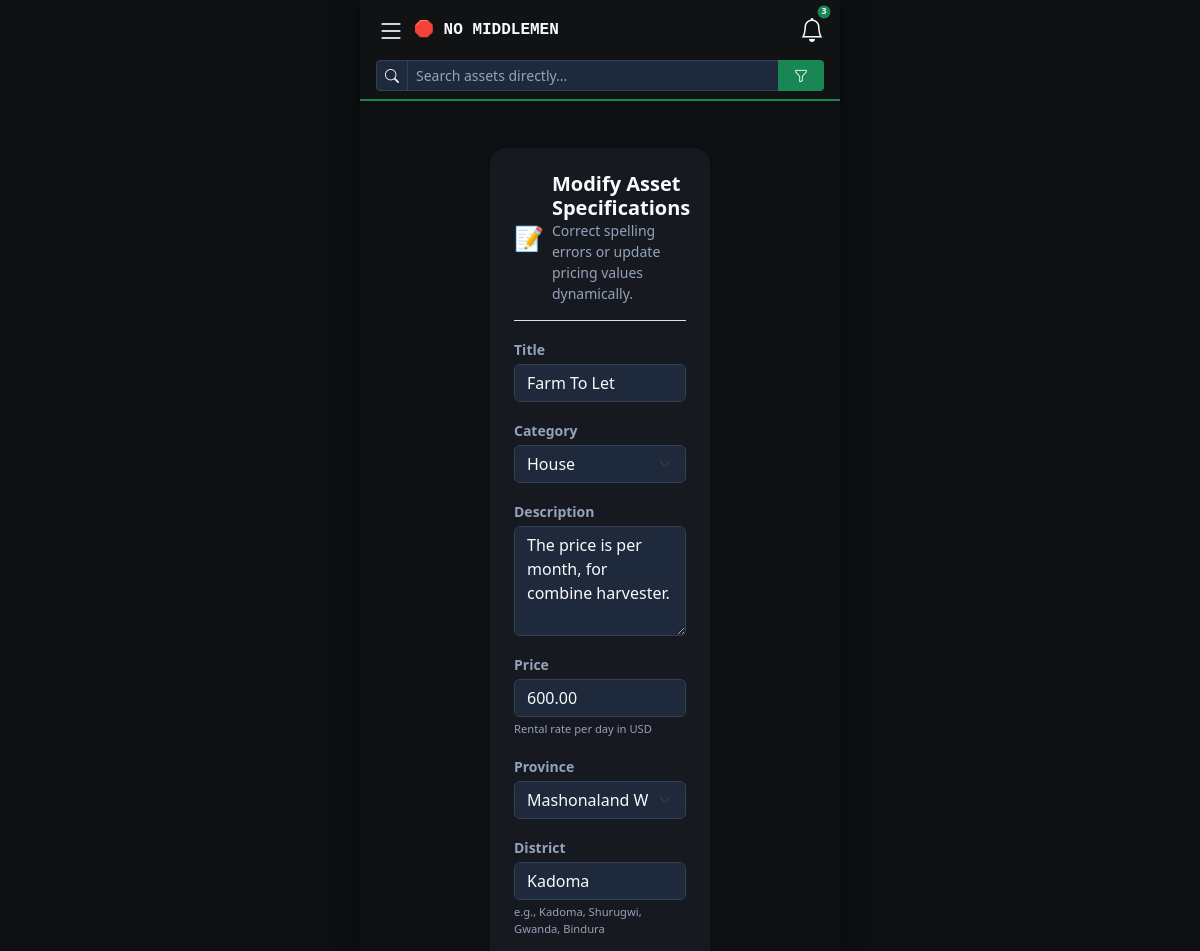
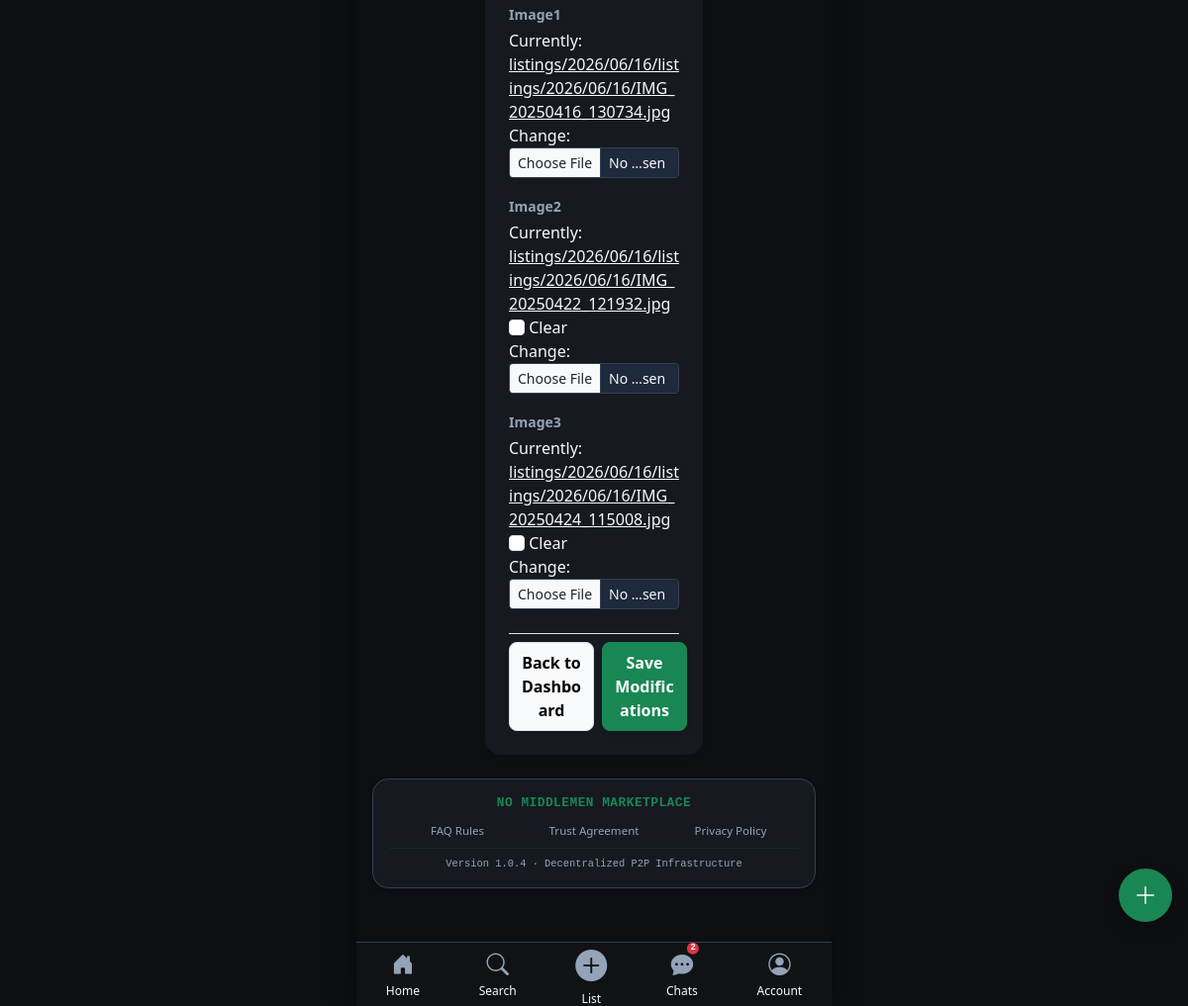
The page /asset/1/edit/ (signed in) on the database its author committed (2 pictures, top to bottom).
### listings/models.py (models this page shows, shortened)
class Listing(models.Model):
    CATEGORY_CHOICES = [
        ('Property', (
            ('house', 'House'),
            ('flat', 'Apartment / Flat'),
            ('room', 'Room'),
            ('cottage', 'Cottage'),
            ('office', 'Office Room'),
            ('shop_prop', 'Retail Shop Space'),
            ('warehouse', 'Warehouse'),
            ('conf_hall', 'Conference Hall'),
            ('event_venue', 'Event Venue'),
            ('ind_building', 'Industrial Building'),
            ('comm_stand', 'Commercial Stand'),
            ('res_stand', 'Residential Stand'),
            ('land_plot', 'Land / Agricultural Plot'),
            ('student_accom', 'Student Accommodation'),
        )),
        ('Vehicle', (
            ('car', 'Car'),
            ('truck', 'Truck'),
            ('bus', 'Bus'),
            ('minibus', 'Minibus'),
            ('motorcycle', 'Motorcycle'),
            ('bicycle', 'Bicycle'),
            ('tractor_veh', 'Tractor (Transport)'),
            ('tipper', 'Tipper Truck'),
            ('fuel_tanker', 'Fuel Tanker'),
            ('van', 'Van'),
            ('ambulance', 'Ambulance'),
            ('luxury_veh', 'Luxury Vehicle'),
            ('caravan', 'Caravan'),
            ('const_veh', 'Construction Vehicle'),
        )),
        ('Mining Equipment', (
            ('excavator', 'Excavator'),
            ('bulldozer', 'Bulldozer'),
            ('compressor', 'Air Compressor'),
            ('generator_min', 'Heavy Generator'),
            ('jack_hammer', 'Jack Hammer'),
            ('drill_rig', 'Drill Rig'),
            ('water_pump_min', 'High-Volume Water Pump'),
            ('crusher', 'Mill Crusher / Concentrator'),
            ('loader', 'Front Loader'),
            ('dump_truck', 'Mining Dump Truck'),
            ('conveyor', 'Conveyor System'),
            ('detector', 'Metal Detector'),
            ('safety_gear', 'Mining Safety Equipment'),
            ('survey_equip', 'Surveying Equipment'),
        )),
        ('Farming Equipment', (
            ('tractor_farm', 'Farm Tractor'),
            ('plough', 'Plough'),
            ('harrow', 'Disc Harrow'),
            ('planter', 'Planter / Seed Drill'),
            ('boom_sprayer', 'Boom Sprayer'),
            ('irrigation', 'Irrigation System Layout'),
            ('water_pump_farm', 'Farm Water Pump'),
            ('cultivator', 'Cultivator'),
            ('harvester', 'Harvester Machine'),
            ('baler', 'Hay Baler'),
            ('feed_mixer', 'Feed Mixer'),
            ('livestock_trail', 'Livestock Trailer'),
            ('poultry_equip', 'Poultry Equipment'),
            ('greenhouse', 'Greenhouse Structure'),
        )),
        ('Commerce & Business', (
            ('pos_machine', 'Point of Sale (POS) Machine'),
            ('cash_register', 'Cash Register'),
            ('comm_fridge', 'Commercial Refrigerator'),
            ('display_shelf', 'Display Shelves'),
            ('office_furn', 'Office Furniture'),
            ('comm_computer', 'Business Computer Set'),
            ('comm_printer', 'Enterprise Printer/Copier'),
            ('projector_biz', 'Business Projector'),
            ('internet_equip', 'Network Routers / Starlink'),
        )),
        ('Fishing', (
            ('fish_boat', 'Fishing Boat'),
            ('canoe', 'Canoe'),
            ('fish_net', 'Fishing Net'),
            ('fish_rod', 'Fishing Rod / Gear'),
            ('fish_trap', 'Fish Trap'),
            ('outboard_engine', 'Outboard Engine'),
            ('fish_tank', 'Fish Tank'),
            ('ice_box', 'Commercial Ice Box'),
            ('feed_equip', 'Fish Feed Equipment'),
            ('life_jacket', 'Safety Jacket'),
        )),
        ('Tourism & Hospitality', (
            ('lodge_prop', 'Safari Lodge Room'),
            ('holiday_home', 'Holiday Home'),
            ('campsite', 'Campsite Plot'),
            ('safari_veh', 'Safari Open Vehicle'),
            ('tour_camping_gear', 'Camping / Tour Equipment'),
        )),
        ('General Equipment', (
            ('welding_machine', 'Welding Machine'),
            ('concrete_mixer', 'Concrete Mixer'),
            ('ladder', 'Industrial Ladder'),
            ('power_tools', 'Power Tools (Drills, Saws)'),
            ('solar_system', 'Solar Power System / Batteries'),
            ('cleaning_equip', 'Industrial Cleaning Equipment'),
        )),
        ('Information Technology', (
            ('laptop', 'Laptop Computer'),
            ('desktop', 'Desktop Computer Set'),
            ('server', 'Server Rack Unit'),
            ('starlink_kit', 'Starlink Terminal Kit'),
            ('cctv_system', 'CCTV Security System'),
            ('drone', 'Drone / Quadcopter'),
            ('smart_phone', 'Smart Phone / Tablet'),
        )),
        ('Events & Entertainment', (
            ('pa_system', 'Public Address (PA) System'),
            ('speakers', 'Audio Speakers'),
            ('microphones', 'Microphones / Wireless Gear'),
            ('dj_equipment', 'DJ Decks & Mixers'),
            ('stage_equip', 'Stage Rigging & Lighting'),
            ('event_furniture', 'Tents, Chairs & Tables'),
            ('led_screens', 'LED Display Screens'),
            ('camera_gear', 'Video / Live Streaming Camera'),
        )),
        ('Other', (
            ('other_asset', 'Other (Unlisted Asset - Describe fully below)'),
        ))
    ]
    PROVINCE_CHOICES = [
        ('harare', 'Harare'),
        ('bulawayo', 'Bulawayo'),
        ('manicaland', 'Manicaland'),
        ('mash_central', 'Mashonaland Central'),
        ('mash_east', 'Mashonaland East'),
        ('mash_west', 'Mashonaland West'),
        ('masvingo', 'Masvingo'),
        ('mat_north', 'Matabeleland North'),
        ('mat_south', 'Matabeleland South'),
        ('midlands', 'Midlands'),
    ]
    TIER_CHOICES = [
        ('standard', 'Standard Listing'),
        ('featured', 'Featured Boost (Pinned To Top)'),
    ]
    owner = models.ForeignKey(
        settings.AUTH_USER_MODEL,
        on_delete=models.CASCADE,
        related_name='listings'
    )
    title = models.CharField(max_length=100)
    category = models.CharField(max_length=50, choices=CATEGORY_CHOICES, default='other_asset')
    description = models.TextField(max_length=1000)
    price = models.DecimalField(max_digits=10, decimal_places=2, help_text="Rental rate per day in USD")
    province = models.CharField(max_length=20, choices=PROVINCE_CHOICES)
    district = models.CharField(max_length=50, help_text="e.g., Kadoma, Shurugwi, Gwanda, Bindura")
    image1 = models.ImageField(upload_to='listings/%Y/%m/%d/')
    image2 = models.ImageField(upload_to='listings/%Y/%m/%d/', blank=True, null=True)
    image3 = models.ImageField(upload_to='listings/%Y/%m/%d/', blank=True, null=True)
    is_paid = models.BooleanField(default=False)
    is_active = models.BooleanField(default=False) # Only True after payment verification & admin approval
    market_tier = models.CharField(max_length=15, choices=TIER_CHOICES, default='standard')
    created_at = models.DateTimeField(auto_now_add=True)
    updated_at = models.DateTimeField(auto_now=True)
    class Meta:
        ordering = ['-market_tier', '-created_at'] # Automatically floats Featured posts to the top engine

### listings/views.py (the view)
# urls.py: path('asset/<int:listing_id>/edit/', views.edit_listing_view, name='edit_listing'),
@login_required
def edit_listing_view(request, listing_id):
    listing = get_object_or_404(Listing, id=listing_id, owner=request.user)
    if request.method == 'POST':
        form = ListingForm(request.POST, request.FILES, instance=listing)
        if form.is_valid():
            form.save()
            messages.success(request, f"'{listing.title}' has been successfully updated.")
            return redirect('dashboard:index')
    else:
        form = ListingForm(instance=listing)
    return render(request, 'listings/edit_listing.html', {'form': form, 'listing': listing})

### listings/templates/listings/edit_listing.html (shortened to what this page needs)
{% extends 'base.html' %}
{% block content %}
<div class="row justify-content-center mt-2">
    <div class="col-12 col-md-8 col-lg-6">
        <div class="card shadow-sm border-0 p-4 rounded-4 bg-white">
            <div class="d-flex align-items-center gap-2 mb-3 border-bottom pb-3">
                <span class="fs-4">📝</span>
                <div>
                    <h5 class="fw-bold mb-0">Modify Asset Specifications</h5>
                    <p class="text-muted small mb-0">Correct spelling errors or update pricing values dynamically.</p>
                </div>
            </div>
            <form method="POST" enctype="multipart/form-data" action="{% url 'listings:edit_listing' listing.id %}">
                {% for field in form %}
                    <div class="mb-3">
                        <label class="form-label small fw-bold text-secondary mb-1">{{ field.label }}</label>
                        <div class="input-group-container">
                            {{ field }}
                        </div>
                        {% if field.help_text %}
                            <div class="form-text text-muted small" style="font-size: 0.7rem;">{{ field.help_text }}</div>
                        {% endif %}
                    </div>
                {% endfor %}
                <div class="d-flex gap-2 mt-4 pt-2 border-top">
                    <a href="{% url 'dashboard:index' %}" class="btn btn-light border w-50 fw-bold py-2 rounded-3 text-decoration-none text-center">
                        Back to Dashboard
                    </a>
                    <button type="submit" class="btn btn-success w-50 fw-bold py-2 rounded-3 shadow-sm">
                        Save Modifications
                    </button>
                </div>
            </form>
        </div>
    </div>
</div>
{% endblock %}

### listings/templates/base.html (shortened to what this page needs)
<!DOCTYPE html>
<html lang="en" id="theme-root" data-theme="dark">
<head>
    <link href="https://cdn.jsdelivr.net/npm/bootstrap@5.3.3/dist/css/bootstrap.min.css" rel="stylesheet">
    <link rel="stylesheet" href="https://cdn.jsdelivr.net/npm/bootstrap-icons@1.11.3/font/bootstrap-icons.min.css">
</head>
<body>
    <div class="app-viewport-wrapper">
        <div class="mobile-top-bar px-3 py-2 shadow-sm">
            <div class="d-flex justify-content-between align-items-center">
                <div class="d-flex align-items-center gap-2">
                    <button class="btn btn-link top-bar-btn p-0 fs-3" data-bs-toggle="offcanvas" data-bs-target="#leftDrawerMenu" aria-label="Open Navigation Menu">
                        <i class="bi bi-list"></i>
                    </button>
                    <a href="{% url 'listings:list' %}?browse=true" class="fw-bold text-decoration-none font-monospace" style="color: var(--text-main) !important;">
                        🛑 NO <span style="color: #2ecc71;">MIDDLEMEN</span>
                    </a>
                </div>
                <a href="{% url 'dashboard:index' %}?tab=alerts" class="top-bar-btn position-relative" aria-label="View Alerts">
                    <i class="bi bi-bell fs-4"></i>
                    <span class="badge rounded-pill bg-success position-absolute top-0 start-100 translate-middle" style="font-size: 0.55rem; padding: 0.25em 0.45em;">3</span>
                </a>
            </div>
            <form method="GET" action="{% url 'listings:list' %}" class="mt-2 m-0">
                <div class="input-group input-group-sm">
                    <span class="input-group-text bg-secondary border-0 text-white-50"><i class="bi bi-search"></i></span>
                    <input type="text" name="q" value="{{ request.GET.q }}" class="form-control bg-secondary text-white" placeholder="Search assets directly...">
                    <button type="submit" class="btn btn-success px-3" style="background-color: #198754 !important; border: none;" aria-label="Submit Search Query"><i class="bi bi-funnel"></i></button>
                </div>
            </form>
        </div>
        <div class="container px-2">
            {% block content %}{% endblock %}
        </div>
        <div class="mt-4 mb-4 px-3">
            <div class="card border-0 shadow-sm rounded-4" style="background-color: var(--card-bg) !important; border: 1px solid var(--border-line) !important;">
                <div class="card-body text-center p-3">
                    <h6 class="fw-bold text-success mb-2 font-monospace" style="font-size: 0.8rem; letter-spacing: 0.5px;">NO MIDDLEMEN MARKETPLACE</h6>
                    <div class="row g-2 small text-center px-1">
                        <div class="col-4"><a href="#" class="text-decoration-none text-muted" style="font-size: 0.72rem;">FAQ Rules</a></div>
                        <div class="col-4"><a href="#" class="text-decoration-none text-muted" style="font-size: 0.72rem;">Trust Agreement</a></div>
                        <div class="col-4"><a href="#" class="text-decoration-none text-muted" style="font-size: 0.72rem;">Privacy Policy</a></div>
                    </div>
                    <hr class="my-2 border-secondary opacity-25" style="border-color: var(--border-line) !important;">
                    <small class="text-muted d-block font-monospace" style="font-size: 0.65rem;">Version 1.0.4 · Decentralized P2P Infrastructure</small>
                </div>
            </div>
        </div>
        <div class="dropup position-fixed" style="bottom: 85px; right: 16px; z-index: 1040;">
            <button class="btn btn-success rounded-circle shadow d-flex align-items-center justify-content-center" style="width: 54px; height: 54px; background-color: #198754 !important; border: none;" data-bs-toggle="dropdown" aria-haspopup="true" aria-expanded="false" aria-label="Actions Toggle Link">
                <i class="bi bi-plus-lg fs-4 text-white"></i>
            </button>
        </div>
        <div class="mobile-bottom-nav">
            <a href="{% url 'listings:list' %}?browse=true" class="bottom-nav-item {% if request.path == '/' and 'browse' in request.get_full_path %}active{% endif %}">
                <i class="bi bi-house-door-fill"></i><span>Home</span>
            </a>
            <a href="{% url 'listings:list' %}?browse=true" class="bottom-nav-item {% if 'browse' in request.get_full_path and request.GET.q %}active{% endif %}">
                <i class="bi bi-search"></i><span>Search</span>
            </a>
            <a href="{% url 'listings:create' %}" class="bottom-nav-item">
                <i class="bi bi-plus-circle-fill text-success" style="font-size: 2rem;"></i><span>List</span>
            </a>
            <a href="{% url 'dashboard:index' %}?tab=messages" class="bottom-nav-item {% if 'messages' in request.get_full_path %}active{% endif %}">
                <div class="position-relative">
                    <i class="bi bi-chat-dots-fill"></i>
                    <span class="position-absolute top-0 start-100 translate-middle badge rounded-pill bg-danger font-monospace" style="font-size: 0.55rem; padding: 0.2em 0.4em;">2</span>
                </div>
                <span>Chats</span>
            </a>
            <a href="{% url 'accounts:settings_dashboard' %}" class="bottom-nav-item {% if 'settings' in request.path %}active{% endif %}">
                <i class="bi bi-person-circle"></i><span>Account</span>
            </a>
        </div>
    </div>
</body>
</html>

### rows shown on the page
Listing: form "Farm To Let" "House" "The price is per month, for combine harvester." "600.00" "Mashonaland West" "Kadoma"

### other values the page prints
{{ field.label }} "Title" "Category" "Description" "Price" "Province" "District" "Image1" "Image2" "Image3"
{{ field.help_text }} "Rental rate per day in USD" "e.g., Kadoma, Shurugwi, Gwanda, Bindura"
